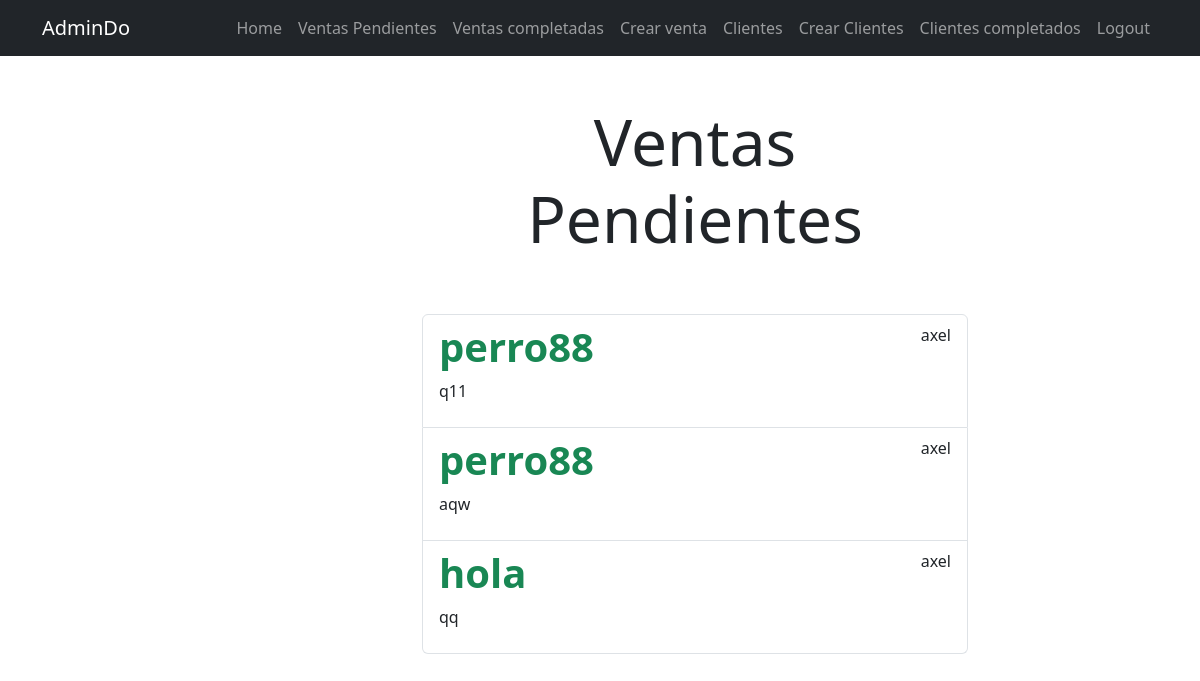
Page /tasks/ (signed in) on the earlier database version.
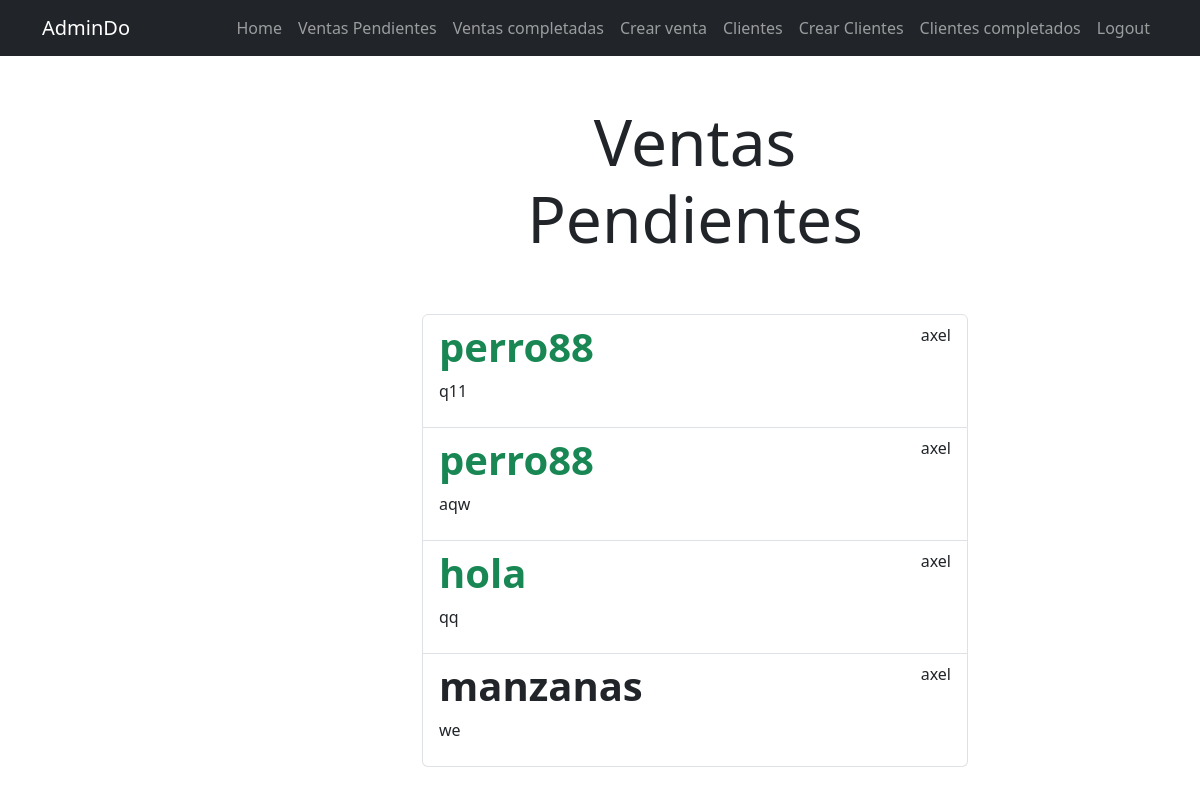
Same page on the later database version.
### tasks/models.py (models this page shows, shortened)
class Task(models.Model):
    title = models.CharField(max_length=100)
    description = models.TextField(blank=True)
    price = models.DecimalField(max_digits=10, decimal_places=2)
    created = models.DateTimeField(auto_now_add=True)
    datecompleted = models.DateTimeField(null=True, blank=True)
    important = models.BooleanField(default=False)
    user = models.ForeignKey(User, on_delete=models.CASCADE)

### tasks/views.py (the view)
# urls.py: path("tasks/", views.tasks, name="tasks"),
@login_required
def tasks(request):
    tasks = Task.objects.filter(user=request.user, datecompleted__isnull=True)
    return render(request, "tasks.html", {"tasks": tasks})

### tasks/templates/tasks.html (shortened to what this page needs)
{% extends 'base.html' %}
{% block content %}
<main class="container">
    <div class="row">
        <div class="col-md-6 offset-md-4">
            <h1 class="text-center display-3 py-5">Ventas Pendientes</h1>
                <ul class="list-group">
                    {% for task in tasks %}
                    <a class="list-group-item" href="{% url 'task_detail' task.id %}">
                        <header class="d-flex justify-content-between">
                            {% if task.important %}
                            <h1 class="fw-bold text-success">{{ task.title }}</h1>
                            {% else %}
                            <h1 class="fw-bold">{{ task.title }}</h1>
                            {% endif %}
                            <p>{{ task.user.username }}</p>
                        </header>
                            <p>{{ task.description }}</p>
                        </a>
                    {% endfor %}
                </ul>
        </div>
    </div>
</main>
{% endblock %}

Differences in the rows shown:
added Task: title "manzanas", user.username "axel", description "we"
